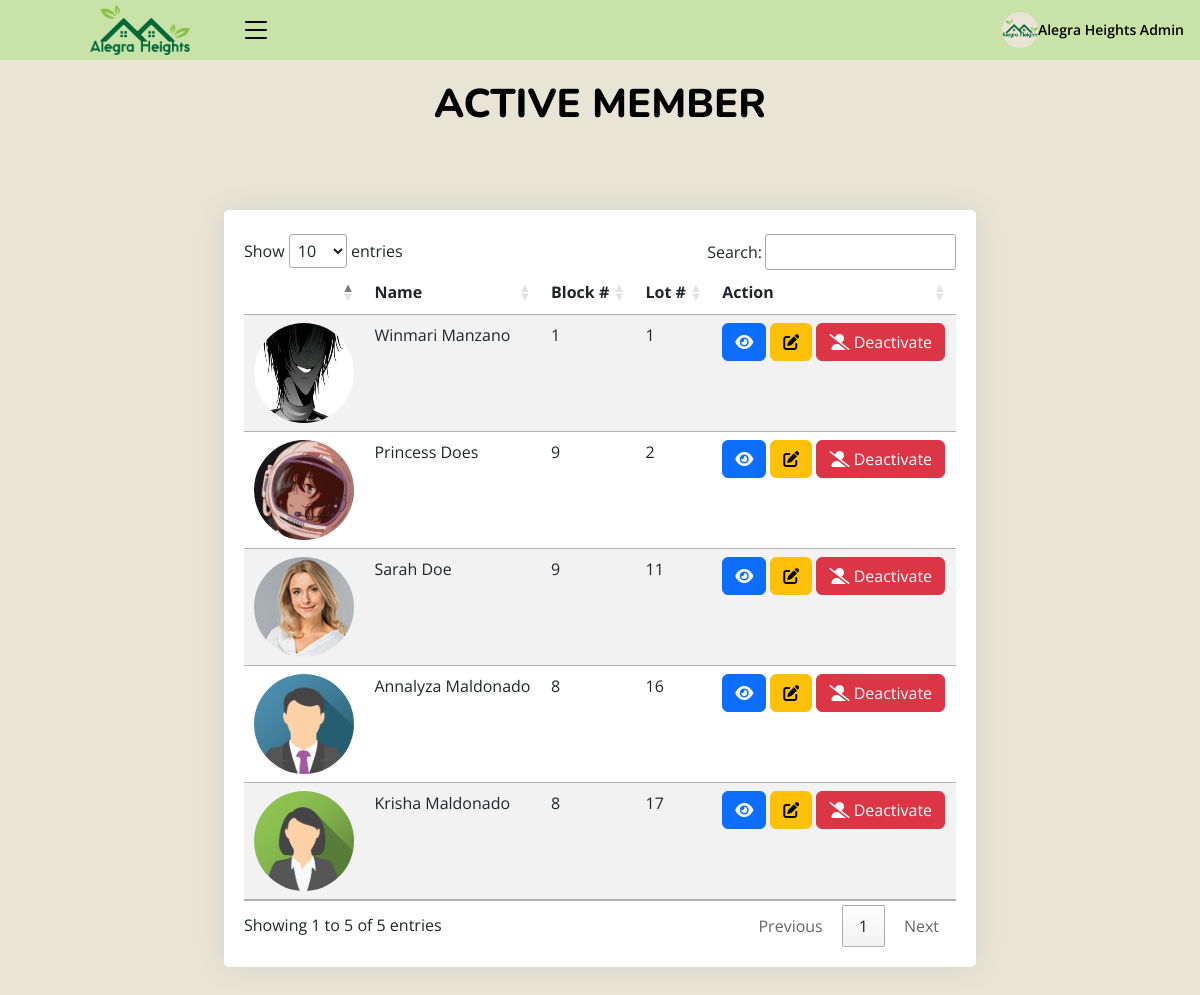
Page /admin/in_member.php (signed in) on the committed database.
### tables this page shows
CREATE TABLE `members` (
  `id` int(10) NOT NULL,
  `block_number` int(10) NOT NULL,
  `lot_number` int(10) NOT NULL,
  `first_name` varchar(100) NOT NULL,
  `mid_name` varchar(250) NOT NULL,
  `last_name` varchar(100) NOT NULL,
  `gender` varchar(250) NOT NULL,
  `contact` varchar(250) NOT NULL,
  `username` varchar(250) NOT NULL,
  `password` varchar(250) NOT NULL,
  `user_image` varchar(250) NOT NULL,
  `status` int(11) NOT NULL DEFAULT 1,
  `date_added` date DEFAULT current_timestamp(),
  `household_id` int(11) DEFAULT NULL,
  `membership_plan` varchar(255) DEFAULT 'Monthly'
);

### admin/class/adminback.php (called while the page is built, shortened)
<?php
class  adminback
{
    private $connection;
    function __construct()
    {
        $dbhost = "localhost";
        $dbuser = "root";
        $dbpass = "";
        $dbname = "alegra_heights_db";
        $this->connection = mysqli_connect($dbhost, $dbuser, $dbpass, $dbname);
    }
    function display_memberin()
    {
        $query = "SELECT * FROM `members` WHERE `status` = 1 ORDER BY `lot_number` ASC";
        if (mysqli_query($this->connection, $query)) {
            $mem_info = mysqli_query($this->connection, $query);
            return $mem_info;
        }
    }
}

### admin/in_member.php (the view, shortened to what this page needs)
<?php
include_once("class/adminback.php");
$obj = new adminback();
$members = $obj->display_memberin();
?>
<!DOCTYPE html>
<html lang="en">
<?php include('header.php')?>
    <link rel="stylesheet" href="https://cdn.datatables.net/1.13.4/css/jquery.dataTables.min.css">
    <link rel="stylesheet" href="https://cdn.datatables.net/searchpanes/2.1.2/css/searchPanes.dataTables.min.css">
    <link rel="stylesheet" href="https://cdn.datatables.net/searchpanes/2.1.2/js/dataTables.searchPanes.min.js">
<body class="toggle-sidebar">
<?php include('headnav.php')?>
<main id="main" class="main">
<div class="pagetitle">
  <h1>ACTIVE MEMBER</h1>
  <br>
</div>
<section class="section">
  <div class="row">
    <div style="margin: auto;" class="col-lg-8">
    <br>
    <br>
      <div class="card">
        <div class="card-body">
            <br>
          <div class="table-wrapper">
          <table id="example" class="table table-striped table-hover datatable">
            <thead>
                <th scope="col"></th>
                <th scope="col">Name</th>
                <th scope="col">Block #</th>
                <th scope="col">Lot #</th>
                <th scope="col">Action</th>
            </thead>
            <tbody>
            <?php
    while ($mem = mysqli_fetch_assoc($members)){
        ?>
              <tr>
                <th scope="row"><img style="border-radius: 50%; width: 100px; height: 100px;" src="user_img/<?php echo $mem['user_image']; ?>" alt=""></th>
                <td><?php echo $mem['first_name']." ".$mem['last_name'] ?></td>
                <td><?php echo $mem['block_number']; ?></td>
                <td><?php echo $mem['lot_number']; ?></td>
                <td>
                <a href="view_member.php?status=view&&id=<?php echo $mem['id'] ?>" type="button" class="btn btn-primary"><i class="fa-solid fa-eye"></i></a>
                <a href="view_member.php?status=view&&id=<?php echo $mem['id'] ?>" type="button" class="btn btn-warning"><i class="fa-solid fa-pen-to-square"></i></a>
                <a href="?status=update&&id=<?php echo $mem['id'] ?>" onclick="return confirm('Are you sure you want to move this member to the inactive list?')"  type="button" class="btn btn-danger"><i class="fa-solid fa-user-large-slash"></i> Deactivate</button></a>
                </td>
              </tr>
            <?php
            }
              ?>
            </tbody>
          </table>
          </div>
        </div>
      </div>
    </div>
  </div>
</section>
</main>
</body>
</html>

### admin/assets/css/style.css (style rules this page uses)
:root { scroll-behavior: smooth; }
body { font-family: "Open Sans", sans-serif; background: #E9E5D6; color: #000000; }
a { color: #4154f1; text-decoration: none; }
h1, h2, h3, h4, h5, h6 { font-family: "Nunito", sans-serif; }
#main { margin-top: 60px; padding: 20px 30px; transition: all 0.3s; }
.pagetitle { margin-bottom: 10px; text-align: center; }
.pagetitle h1 { font-size: 40px; margin-bottom: 0; font-weight: 800; color: #000000; }
.card { margin-bottom: 30px; border: none; border-radius: 5px; box-shadow: 0px 0 30px rgba(1, 41, 112, 0.1); }
.card-body { padding: 0 20px 20px 20px; }
@media (min-width: 1200px) { #main, #footer { margin-left: 300px; } }
@media (min-width: 1200px) { .toggle-sidebar #main, .toggle-sidebar #footer { margin-left: 0; } }

### rows in the picture
members: user_image (picture), first_name "Winmari", last_name "Manzano", block_number "1", lot_number "1"
members: user_image (picture), first_name "Princess", last_name "Does", block_number "9", lot_number "2"
members: user_image (picture), first_name "Sarah", last_name "Doe", block_number "9", lot_number "11"
members: user_image (picture), first_name "Annalyza", last_name "Maldonado", block_number "8", lot_number "16"
members: user_image (picture), first_name "Krisha", last_name "Maldonado", block_number "8", lot_number "17"

### other values in the picture
$_SESSION['name'] "Alegra Heights Admin"
